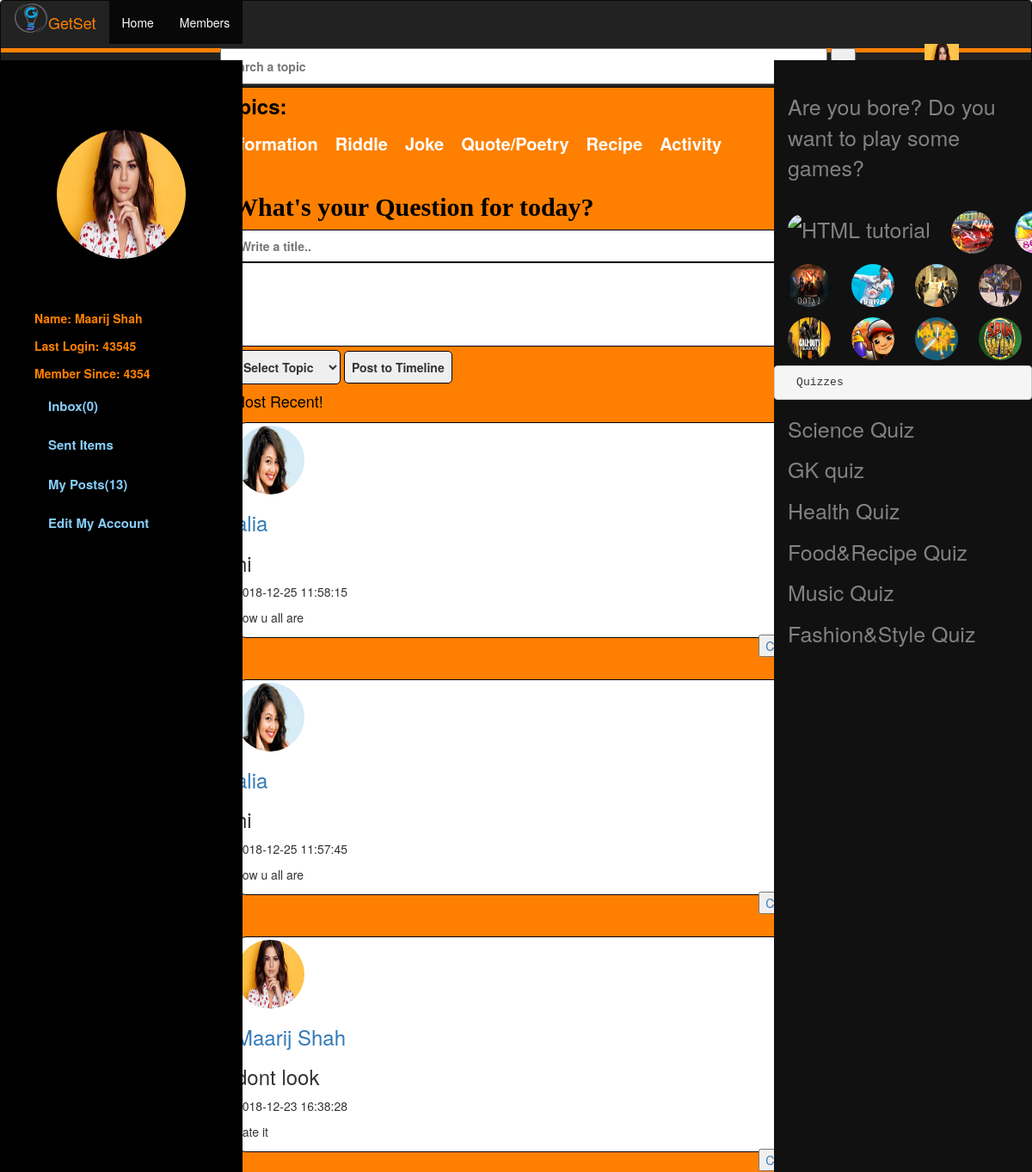
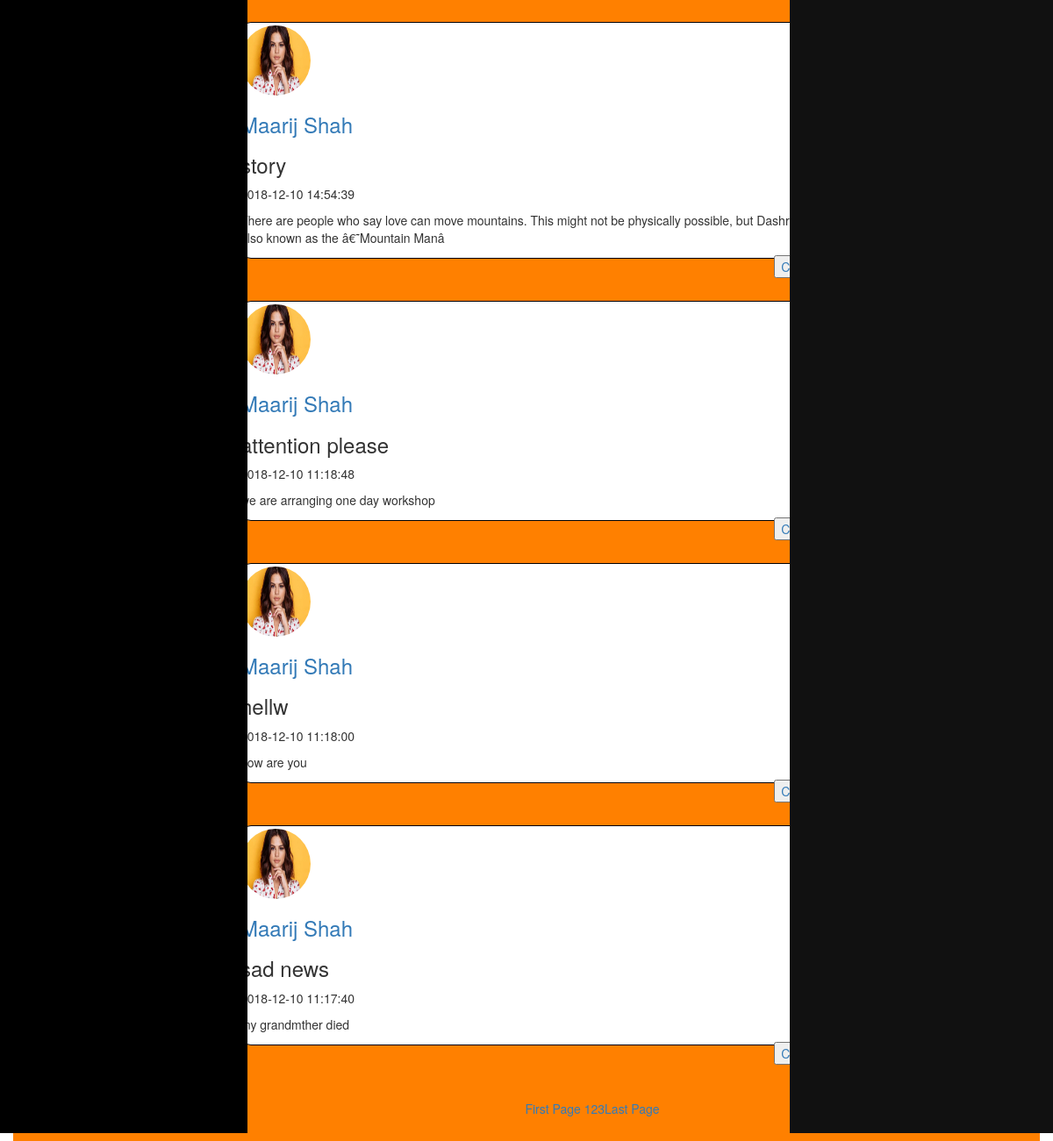
Screenshot of /home.php (signed in) with the database file from the repository (2 pictures, top to bottom).
### tables this page shows
CREATE TABLE `users` (
  `user_id` int(11) NOT NULL,
  `user_name` varchar(255) NOT NULL,
  `user_email` varchar(255) NOT NULL,
  `user_pass` varchar(255) NOT NULL,
  `user_image` text NOT NULL,
  `user_reg_date` text NOT NULL,
  `user_last_login` text NOT NULL,
  `status` text NOT NULL,
  `ver_code` int(100) NOT NULL,
  `posts` text NOT NULL
);

CREATE TABLE `topics` (
  `topic_id` int(11) NOT NULL,
  `topic_name` varchar(255) NOT NULL
);

CREATE TABLE `posts` (
  `post_id` int(11) NOT NULL,
  `user_id` int(11) NOT NULL,
  `topic_id` int(11) NOT NULL,
  `post_title` text NOT NULL,
  `post_content` text NOT NULL,
  `post_date` timestamp NOT NULL DEFAULT CURRENT_TIMESTAMP
);

### home.php (the view, shortened to what this page needs)
<!DOCTYPE html>
<?php
include("functions/functions.php");
?>
<?php
if(!isset($_SESSION['user_email'])){
header("location:index.php");
}
else {  ?>
<html lang="en">
<head>
  <link rel="stylesheet" href="styles/home_style.css" media="all"/>
  <link rel="stylesheet" href="https://maxcdn.bootstrapcdn.com/bootstrap/3.3.7/css/bootstrap.min.css">
  <link rel="stylesheet" href="https://cdnjs.cloudflare.com/ajax/libs/font-awesome/4.7.0/css/font-awesome.min.css">
  <nav class="navbar navbar-inverse" style="position: fixed; width:100%; margin-top: 0em; margin-bottom: 4em;">
  <div class="container-fluid" style="height: 60px; border-bottom:5px solid #FF8000;">
    <div class="navbar-header">
<img src="images/waqas.png"  alt="" width='40' height='40'/>
</div>
    <div class="navbar-header">
      <a style="color:#FF8000" class="navbar-brand" href="#">GetSet</a>
    </div>
    <ul class="nav navbar-nav">
      <li class="active"><a href="home.php">Home</a></li>
    <li class="active"><a href="members.php">Members</a></li></ul>
      <div class="navbar-header">
        <center>
<form method="get" action="results.php" id="form1">
      <input type="text" name="user_query" placeholder="Search a topic" size="85"/>
      <button type="submit" name="search" value="Search"><i class="fa fa-search"></i></button>
      </form>
    </div>
    <ul class="nav navbar-nav navbar-right">
      <div class="navbar-header">
    <ul>
     </ul>
    </div>
    <li><a href="logout.php">
     Sign Out</a></li>
    </ul>
  </div>
</nav>
</head>
<body>
 <div class ="container" >
 <div class="sidenav">
 <br/>
  <br/>
   <br/>
  <div id="user_details">
			 <?php
			 $user=$_SESSION['user_email'];
			 $get_user= "select * from users where user_email='$user'";
			 $run_user=mysqli_query($con,$get_user);
			 $row=mysqli_fetch_array($run_user);
			 $user_id = $row['user_id'];
			 $user_name = $row['user_name'];
			 $user_image = $row['user_image'];
			 $register_date = $row['user_reg_date'];
			 $last_login = $row['user_last_login'];
			 $user_posts = "select * from posts where user_id='$user_id'";
			 $run_posts = mysqli_query($con,$user_posts);
			 $posts=mysqli_num_rows($run_posts);
			 $sel_msg="select * from messages where receiver='$user_id' AND status ='unread' ORDER by 1 DESC";
			 $run_msg= mysqli_query($con,$sel_msg);
			 $count_msg= mysqli_num_rows($run_msg);
			 echo "
			 <center>
			 <img src='users/$user_image' width='150' height='150'/>
			 </center>
			 <div id='user_mention'>
			 <p><strong>Name:</strong> $user_name</p>
			 <p><strong>Last Login:</strong> $last_login</p>
			 <p><strong>Member Since:</strong> $register_date</p>
			 <p><a href='my_messages.php?inbox&u_id=$user_id'>Inbox($count_msg)</a></p>
			 <p><a href='my_messages.php?sent'>Sent Items</a></li></p>
			 <p><a href='my_posts.php?u_id=$user_id'>My Posts($posts)</a></p>
			 <p><a href='edit_profile.php?u_id=$user_id'>Edit My Account</a></p>
			 </div>
			 ";
			 ?>
			 </div>
</div>
<br/>
			<div class="content">
			<div class="main">
<ul id="menu">
<h3 style="color:Black"><b>Topics:</b></h3>
			<?php
			$get_topics="select * from topics";
			$run_topics= mysqli_query($con,$get_topics);
			while($row=mysqli_fetch_array($run_topics)){
			$topic_id= $row['topic_id'];
			$topic_name=$row['topic_name'];
			echo "<li><a href='topic.php?topic=$topic_id'>$topic_name</a></li>";
			}
			?>
			</ul>
			 </div>
			 <div id="content_timeline">
			 <form action="home.php?id=<?php echo $user_id;?>" method="post" id="f">
			 <h2 style="color:Black"> <b>What's your Question  for today?</b></h2>
			 <input type="text" name="title" placeholder="Write a title.." size="82" required="required"/><br/>
			 <textarea  cols="83" rows="4" name="content" placeholder="Write description..."> </textarea><br/>
			 <select name="topic">
			 <option>Select Topic</option>
			 </select>
			 <input type="submit" name="sub" value= "Post to Timeline"/>
			 </form>
			 <h4 style="color:Black"> Most Recent!</h4>
			 <?php get_posts();?>
			 </div>
 <div class="sidenav1">
  <a href="#about">Are you bore? Do you want to play some games?</a><br/>
  <div id="game">
  <a href="https://king.com/game/candycrush">
  <img src="images/saga.png" alt="HTML tutorial" style="width:50px;height:50px;border-radius:25px;">
</a>
  <a href="https://www.crazygames.com/game/street-race-fury">
  <img src="images/street.jpg" alt="HTML tutorial" style="width:50px;height:50px;border-radius:25px;">
</a>
  <a href="https://king.com/game/candycrushsoda">
  <img src="images/soda.jpg" alt="HTML tutorial" style="width:50px;height:50px;border-radius:25px;">
</a>
</div>
<div id="game">
  <a href="https://www.dota2.com/play/">
  <img src="images/dota.jpg" alt="HTML tutorial" style="width:50px;height:50px;border-radius:25px;">
</a>
<a href="https://www.easports.com/fifa">
  <img src="images/fifa.jpg" alt="HTML tutorial" style="width:50px;height:50px;border-radius:25px;">
</a>
<a href="http://www.gamessumo.com/action-games/counter-strike-online">
  <img src="images/count.png" alt="HTML tutorial" style="width:50px;height:50px;border-radius:25px;">
</a>
<a href="https://playoverwatch.com/en-us/">
  <img src="images/over.jpg" alt="HTML tutorial" style="width:50px;height:50px;border-radius:25px;">
</a>
</div>
<div id="game">
  <a href="http://www.arcadespot.com/game/call-of-duty-online/">
  <img src="images/call.png" alt="HTML tutorial" style="width:50px;height:50px;border-radius:25px;">
</a>
<a href="http://m.plonga.com/teaser/Subway-Surfers-Online-Game">
  <img src="images/sub.jpg" alt="HTML tutorial" style="width:50px;height:50px;border-radius:25px;">
</a>
<a href="https://www.crazygames.com/game/knife-hit">
  <img src="images/hit.jpg" alt="HTML tutorial" style="width:50px;height:50px;border-radius:25px;">
</a>
<a href="http://www.greatdaygames.com/games/spin-2-win/spin-2-win.aspx">
  <img src="images/spin2.jpg" alt="HTML tutorial" style="width:50px;height:50px;border-radius:25px;">
</a>
</div>
<pre>  Quizzes</pre>
  <a href="https://everydayscience.blog/">Science Quiz</a>
   <a href="https://quiz.jagranjosh.com/general-knowledge/">GK quiz</a>
  <a href="https://kidshealth.org/">Health Quiz</a>
   <a href="https://www.magiquiz.com/quiz/can-you-name-the-meal-based-on-its-ingredients/">Food&Recipe Quiz</a>
    <a href="https://www.sporcle.com/games/hcd199/50-song-music-clip-quiz-20">Music Quiz</a>
	<a href="https://www.magiquiz.com/quiz/shop-for-new-clothes-and-well-pick-one-word-that-describes-your-style/">Fashion&Style Quiz</a>
</div>
		 </div>
</body>
</html>
<?php  } ?>

### functions/functions.php (shortened to what this page needs)
<?php
$con=mysqli_connect("localhost","root","","social_network") or die("Connection was not established");
function get_posts(){
	global $con;
	$per_page=7;
	if(isset ($_GET['page'])){
		$page= $_GET['page'];
	}
	else{
		$page=1;
	}
	$start_from= ($page-1) * $per_page;
	$get_posts="select * from posts ORDER by 1 DESC LIMIT $start_from, $per_page";
	$run_posts= mysqli_query($con,$get_posts);
	while($row_posts=mysqli_fetch_array($run_posts)){
		$post_id= $row_posts['post_id'];
		$user_id= $row_posts['user_id'];
		$post_title= $row_posts['post_title'];
		$content= substr ($row_posts['post_content'],0,150);
		$post_date= $row_posts['post_date'];
		$user="select * from users where user_id='$user_id' AND posts='yes'";
		$run_user= mysqli_query($con,$user);
		$row_user=mysqli_fetch_array($run_user);
		$user_name= $row_user['user_name'];
		$user_image= $row_user['user_image'];
		echo "<div id='posts'>
		<p><img src='users/$user_image' width='80' height='80'  ></p>
		<h3><a href='user_profile.php?u_id=$user_id'>$user_name</a></h3>
		<h3>$post_title</h3>
		<p>$post_date</p>
		<p>$content</p>
		<a href='single.php?post_id=$post_id' style='float:right;'><button>Commment</button></a>
		</div><br/>
		";
	}
    include("pagination.php");
}
?>

### functions/pagination.php
<?php
$query="select * from posts";
$result=mysqli_query($con,$query);
$total_posts=mysqli_num_rows($result);
$total_pages=ceil($total_posts/$per_page);
echo "
<center>
<div id='pagination'>
<a href='home.php?page=1'>First Page</a>
";
for ($i=1; $i<=$total_pages; $i++){
 echo "<a href='home.php?page=$i'>$i</a>";
}
echo "<a href='home.php?page=$total_pages'>Last Page</a>
</center>
</div>
";
?>

### styles/home_style.css (style rules this page uses)
html, body, div, span, applet, object, iframe, h1, h2, h3, h4, h5, h6, p, blockquote, pre, a, abbr, acronym, address, big, cite, code, del, dfn, em, img, ins, kbd, q, s, samp, small, strike, strong, sub, sup, tt, var, b, u, i, center, dl, dt, dd, ol, ul, li, fieldset, form, label, legend, table, caption, tbody, tfoot, thead, tr, th, td, article, aside, canvas, details, embed, figure, figcaption, footer, header, hgroup, menu, nav, output, ruby, section, summary, time, mark, audio, video { margin: 0; padding: 0; border: 0; }
article, aside, details,figcaption,figure,footer, header,hgroup,menu,nav,section { displayock; }
body { font-family: Sansational; }
.container { margin: 0; padding: 0; background-color: #FF8000; margin-top:50px; position: static; border-style: solid; border-color: coral; #87CEFA }
.sidenav { height: 97%; width: auto; position: fixed; z-index: 1; margin-top: 0em; left: 0; background-color: black ; overflow-x: hidden; padding-top: 20px; margin-bottom: 4em; }
.sidenav a { padding: 6px 8px 6px 16px; text-decoration: none; font-size: 25px; color: white; display: block; }
.main { margin-left: 160px; font-size: 28px; padding: 0px 10px; }
#menu { line-height:35px; padding: 0; margin: 0; float:left; }
#menu li { display:inline; life-style:none; }
#menu a { margin: 5px; padding: 5px; text-decoration:none; color:white; font-size:20px; font-weight:bold; }
#form1 { margin-left: 240px; border-radius:5px; font-weight:bolder; line-height: 36px; padding-top: 5px; }
.content { width:1000px; margin: 0 auto; }
#user_details { padding:1px; }
#user_details img { border-radius:50%; }
#user_details p { color: #FF8000; font-weight: bold; margin-bottom:4px; margin-left:30px; padding:4px; }
#user_details a { color:#87CEFA; font-size:15px; text-decoration:none; }
#user_mention { margin-top:50px; width:280px; padding:5px; }
#content_timeline { float:right; width:850px; padding:20px; }
#f input { padding:8px; border:1px solid black; border-radius:5px; font-weight:bolder; }
#f textarea { padding:8px; border:1px solid black; border-radius:5px; font-weight:bolder; }
#f select { padding:8px; border:1px solid black; border-radius:5px; font-weight:bolder; }
#f h2 { color: gray; font-family: Sansational; }
#posts { position: absolute; width: 87%; border: 1px solid black; background-color: white; padding: 3px; text-align: left; margin-bottom: 1em; margin-top: 1em; line-height: 20px; display: block; position: static; border-radius:16px; }
#posts img { border-radius:50%; }
#pagination { margin-top:20px; padding:8px; }
#pagination a { margin-top:20px; }
.sidenav1 { height: 97%; width: 300px; position: fixed; z-index: 1; top: 0; right: 0; background-color: #111; overflow-x: hidden; padding-top: 30px; margin-top: 5em; }
.sidenav1 a { padding: 6px 8px 6px 16px; text-decoration: none; font-size: 25px; color: #818181; display: block; }
.main { margin-left: 140px; font-size: 28px; padding: 0px 10px; }
#game { display: -webkit-inline-box; }

### rows the page displays
users: user_image (picture), user_name "Maarij Shah", user_last_login "43545", user_reg_date "4354"
topics: topic_name "Information"
topics: topic_name "Riddle"
topics: topic_name "Joke"
topics: topic_name "Quote/Poetry"
topics: topic_name "Recipe"
topics: topic_name "Activity"
posts: user.user_image (picture), user.user_name "alia", post_title "hi", post_date "2018-12-25 11:58:15", post_content "how u all are"
posts: user.user_image (picture), user.user_name "alia", post_title "hi", post_date "2018-12-25 11:57:45", post_content "how u all are"
posts: user.user_image (picture), user.user_name "Maarij Shah", post_title "dont look", post_date "2018-12-23 16:38:28", post_content "hate it"
posts: user.user_image (picture), user.user_name "Maarij Shah", post_title "story", post_date "2018-12-10 14:54:39", post_content "There are people who say love can move mountains. This might not be physically possible, but Dashrath Manjhi, also known as the â€˜Mountain Manâ"
posts: user.user_image (picture), user.user_name "Maarij Shah", post_title "attention please", post_date "2018-12-10 11:18:48", post_content "we are arranging one day workshop"
posts: user.user_image (picture), user.user_name "Maarij Shah", post_title "hellw", post_date "2018-12-10 11:18:00", post_content "how are you"
posts: user.user_image (picture), user.user_name "Maarij Shah", post_title "sad news", post_date "2018-12-10 11:17:40", post_content "my grandmther died"

### other values shown
$count_msg "0"
$posts "13"
